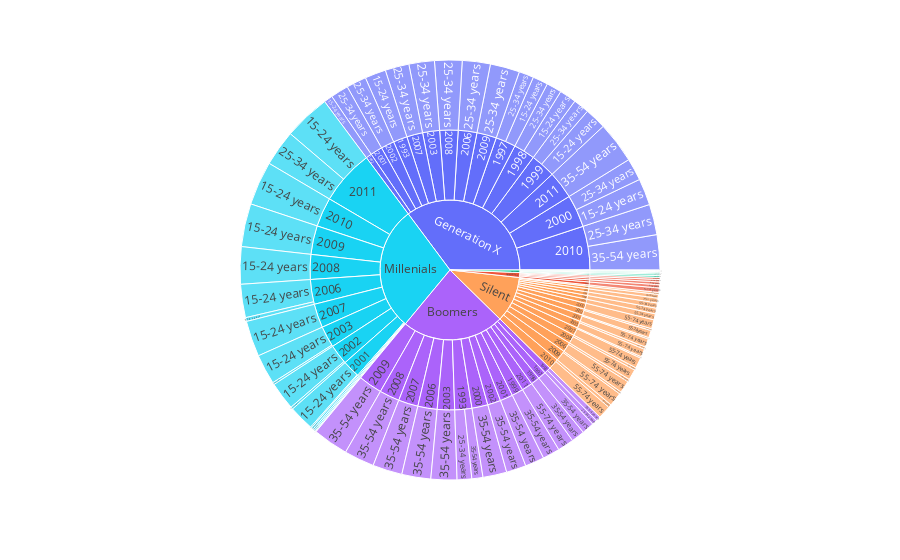

The cell this chart's notebook holds for it:
### Code cell
fig = px.sunburst(ph_data, path=['generation', 'year', 'age'], values='suicides_no', color='generation')
fig.show()

### Figure 1 — Plotly figure (JSON) as saved in the notebook; plotly's stock layout.template omitted (floating-point values rounded to 4 significant figures; data arrays with more than 128 entries replaced by an {"elided": "..."} marker saying what was removed)
{"data": [{"branchvalues": "total", "customdata": {"elided": "166x1 str values"}, "domain": {"x": [0, 1], "y": [0, 1]}, "hovertemplate": "generation=%{customdata[0]}<br>labels=%{label}<br>suicides_no=%{value}<br>parent=%{parent}<br>id=%{id}<extra></extra>", "ids": {"elided": "166 str values"}, "labels": {"elided": "166 str values"}, "marker": {"colors": {"elided": "166 str values"}}, "name": "", "parents": {"elided": "166 str values"}, "type": "sunburst", "values": {"elided": "166 int values"}}], "layout": {"legend": {"tracegroupgap": 0}, "margin": {"t": 60}}}
